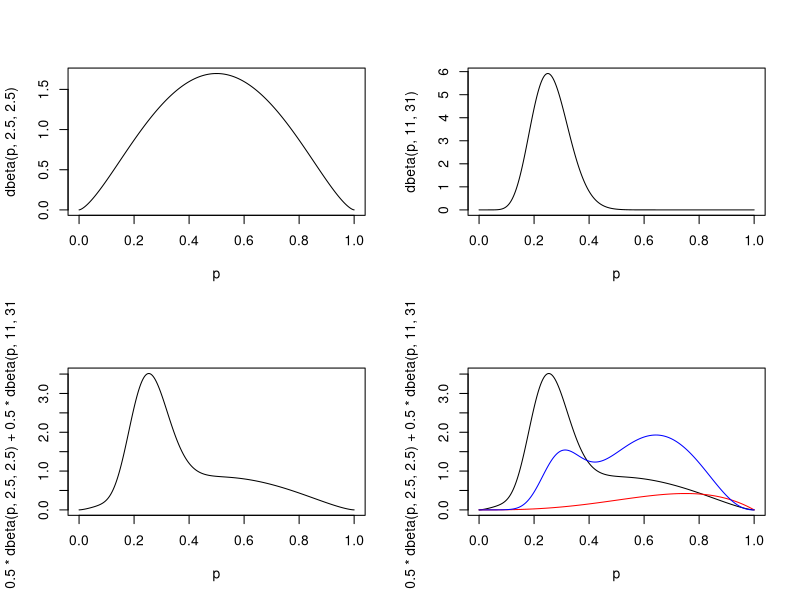
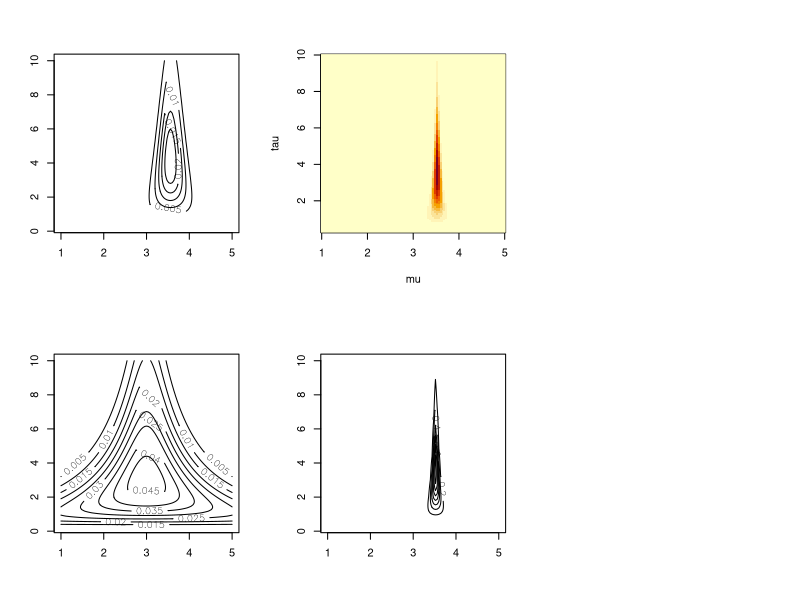

These figures' R source, in order:
# We consider the Binomial likelihood where 3 successes are observed 
# in 4 trials, and the probability of success is p. 
#
# We plot three possible conjugate priors: 
par(mfrow=c(2,2))
p <- seq(0, 1, length.out = 1000)
plot(p, dbeta(p, 2.5, 2.5), type="l")
plot(p, dbeta(p, 11, 31), type="l")
plot(p, 0.5*dbeta(p, 2.5, 2.5) + 0.5*dbeta(p, 11, 31), type="l")

# We compute the updated weights when using the mixture prior:
# (Remember that the prior predictive is the Beta-Binomial in this case): 
w <- c(0,0)
0.5*choose(4, 3)*beta(2.5+3, 2.5+1)/beta(2.5,2.5) -> w[1]
0.5*choose(4, 3)*beta(11+3, 31+1)/beta(11,31) -> w[2]
print(w)
w <- w/sum(w)
print(w)

# Plot the prior, the likelihood, and the posterior in the same figure: 
# Prior: 
plot(p, 0.5*dbeta(p, 2.5, 2.5) + 0.5*dbeta(p, 11, 31), type="l")
# Likelihood: 
lines(p, dbinom(3, 4, p), col="red")
# Posterior: 
lines(p, w[1]*dbeta(p, 2.5+3, 2.5+1) + w[2]*dbeta(p, 11+3, 31+1), col="blue")

#############################

#Example: Normal distribution with data 
x <- c(3.1, 4.2, 2.9, 3.7, 3.9)
n <- length(x)
xbar <- mean(x)
print(xbar)

# Prior parameters: 
alpha  <- 1
beta   <- 1/3
lambda <- 1/3
mu0    <- 3
# Posterior parameters: 
alphapost  <- alpha + n/2
betapost   <- beta + 0.5*sum((x-xbar)^2) + n*lambda/(lambda+n)*(xbar-mu0)^2/2  
lambdapost <- lambda + n
mu0post    <- (lambda*mu0 + n*xbar)/(lambda + n)
print(paste(alphapost, betapost, lambdapost, mu0post))

par(mfcol=c(2,3))
mu <- seq(1, 5, length.out=101)
tau <- seq(0.3, 10, length.out=101)

# Plot of likelihood: 
likeli <- function(args) {prod(dnorm(x, args[1], 1/sqrt(args[2])))}
#likelihood <- outer(mu, tau, Vectorize(mylik))
grid = expand.grid(mu, tau)
z = apply(grid, 1, likeli)
z = array(z, c(101, 101))
#image(mu, tau, likelihood)
contour(mu, tau, z, levels = seq(0, 0.1, by= 0.005))

# Plot the prior: 
myprior <- function(args) {dgamma(args[2], alpha, beta)*dnorm(args[1], mu0, 1/(lambda*args[2]))}
#prior <- outer(mu, tau, Vectorize(myprior))
grid = expand.grid(mu, tau)
z = apply(grid, 1, myprior)
z = array(z, c(101,101))
#image(mu, tau, prior)
contour(mu, tau, z)

# Plot the posterior: 
mypost <- function(m,t) {dgamma(t, alphapost, betapost)*
    dnorm(m, mu0post, 1/(lambdapost*t))}
post <- outer(mu, tau, Vectorize(mypost))
image(mu, tau, post)
contour(mu, tau, post)
